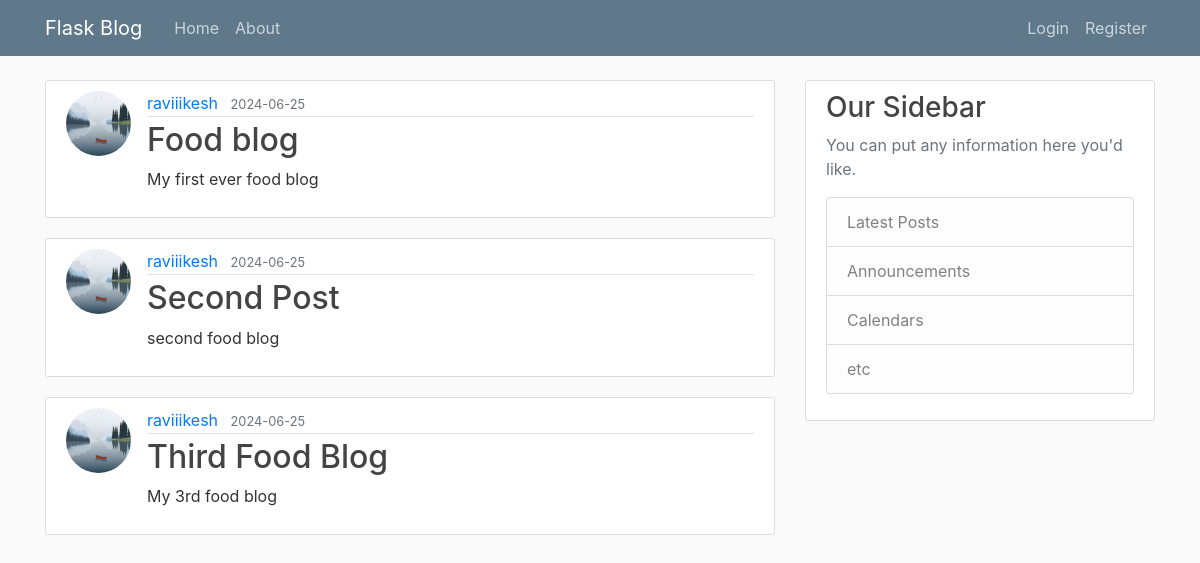
The app's page /home, older data.
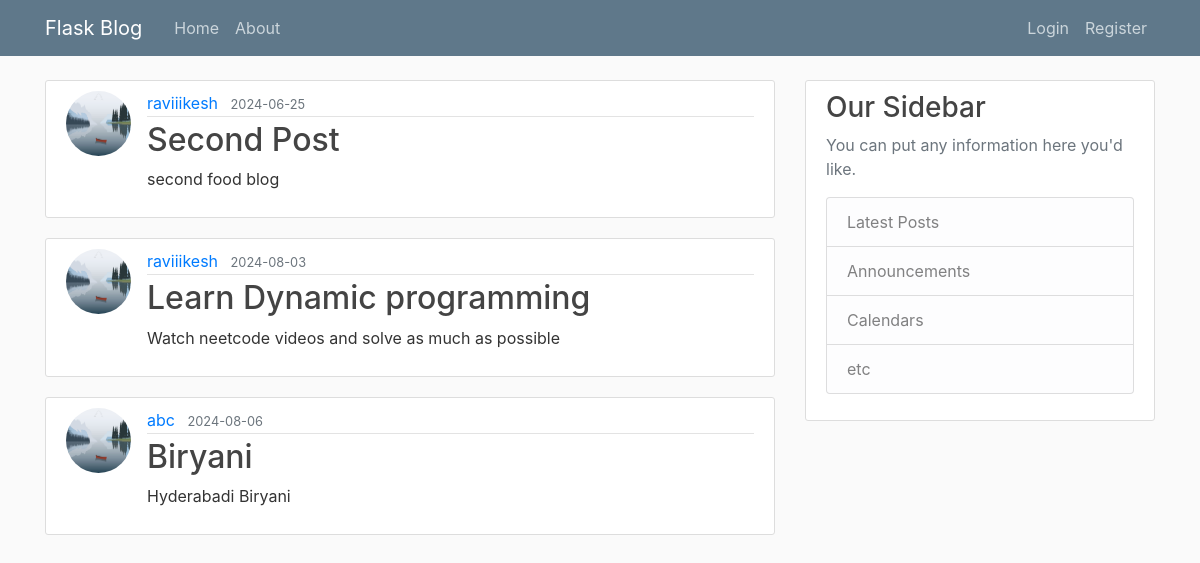
The same page, newer data.
### flaskBlog/models.py (models this page shows, shortened)
class Post(db.Model):
    id = db.Column(db.Integer, primary_key=True)
    title = db.Column(db.String(100), nullable=False)
    date_posted = db.Column(db.DateTime, nullable=False, default=datetime.utcnow)
    content = db.Column(db.Text, nullable=False)
    user_id = db.Column(db.Integer, db.ForeignKey('user.id'), nullable=False)

class User(db.Model, UserMixin):
    id = db.Column(db.Integer, primary_key=True)
    username = db.Column(db.String(20), unique=True, nullable=False)
    email = db.Column(db.String(120), unique=True, nullable=False)
    image_file = db.Column(db.String(20), nullable=False, default='default.jpg')
    password = db.Column(db.String(60), nullable=False)
    posts = db.relationship('Post', backref='author', lazy=True)

### flaskBlog/routes.py (the view)
@app.route("/")
@app.route("/home")
def home():
    with app.app_context():
        posts = Post.query.all()
        users = {user.id:user for user in User.query.all()}
    return render_template('home.html', title='Home', posts=posts, users=users)

### flaskBlog/templates/home.html
{% extends "layout.html" %}
{% block content %}
    {% for post in posts %}
        <article class="media content-section">
          <img class="rounded-circle article-img" src="static/profile_pics/default.jpg">
          <div class="media-body">
            <div class="article-metadata">
              <a class="mr-2" href="#">{{ users[post.user_id].username }}</a>
              <small class="text-muted">{{ post.date_posted.strftime('%Y-%m-%d')}}</small>
            </div>
            <h2><a class="article-title" href="{{ url_for('post', post_id=post.id)}}">{{ post.title }}</a></h2>
            <p class="article-content">{{ post.content }}</p>
          </div>
        </article>
    {% endfor %}
{% endblock content %}

### flaskBlog/templates/layout.html (shortened to what this page needs)
<!DOCTYPE html>
<html>
<head>
    <link rel="stylesheet" href="https://maxcdn.bootstrapcdn.com/bootstrap/4.0.0/css/bootstrap.min.css">
    <link rel="stylesheet" type="text/css" href="{{ url_for('static', filename='main.css') }}">
</head>
<body>
    <header class="site-header">
      <nav class="navbar navbar-expand-md navbar-dark bg-steel fixed-top">
        <div class="container">
          <a class="navbar-brand mr-4" href="/">Flask Blog</a>
          <div class="collapse navbar-collapse" id="navbarToggle">
            <div class="navbar-nav mr-auto">
              <a class="nav-item nav-link" href="{{ url_for('home') }}">Home</a>
              <a class="nav-item nav-link" href="{{ url_for('about') }}">About</a>
            </div>
            <div class="navbar-nav">
              {% if current_user.is_authenticated %}
                <a class="nav-item nav-link" href="{{ url_for('new_post') }}">New Post</a>
                <a class="nav-item nav-link" href="{{ url_for('account') }}">Account</a>
                <a class="nav-item nav-link" href="{{ url_for('logout') }}">Logout</a>
              {% else %}
                <a class="nav-item nav-link" href="{{ url_for('login') }}">Login</a>
                <a class="nav-item nav-link" href="{{ url_for('register') }}">Register</a>
              {% endif %}
            </div>
          </div>
        </div>
      </nav>
    </header>
    <main role="main" class="container">
      <div class="row">
        <div class="col-md-8">
          {% block content %}{% endblock %}
        </div>
        <div class="col-md-4">
          <div class="content-section">
            <h3>Our Sidebar</h3>
            <p class='text-muted'>You can put any information here you'd like.
              <ul class="list-group">
                <li class="list-group-item list-group-item-light">Latest Posts</li>
                <li class="list-group-item list-group-item-light">Announcements</li>
                <li class="list-group-item list-group-item-light">Calendars</li>
                <li class="list-group-item list-group-item-light">etc</li>
              </ul>
            </p>
          </div>
        </div>
      </div>
    </main>
</body>
</html>

### flaskBlog/static/main.css (style rules this page uses)
body { background: #fafafa; color: #333333; margin-top: 5rem; }
h1, h2, h3, h4, h5, h6 { color: #444444; }
.bg-steel { background-color: #5f788a; }
.site-header .navbar-nav .nav-link { color: #cbd5db; }
.content-section { background: #ffffff; padding: 10px 20px; border: 1px solid #dddddd; border-radius: 3px; margin-bottom: 20px; }
.article-title { color: #444444; }
.article-content { white-space: pre-line; }
.article-img { height: 65px; width: 65px; margin-right: 16px; }
.article-metadata { padding-bottom: 1px; margin-bottom: 4px; border-bottom: 1px solid #e3e3e3 }

Row changes from the older to the newer data that the page shows:
removed Post: {{ users[post.user_id].username }} "raviiikesh", date_posted "2024-06-25", title "Food blog", content "My first ever food blog"
removed Post: {{ users[post.user_id].username }} "raviiikesh", date_posted "2024-06-25", title "Third Food Blog", content "My 3rd food blog"
added Post: {{ users[post.user_id].username }} "raviiikesh", date_posted "2024-08-03", title "Learn Dynamic programming", content "Watch neetcode videos and solve as much as possible"
added Post: date_posted "2024-08-06", title "Biryani", content "Hyderabadi Biryani"
added User: username "abc"
